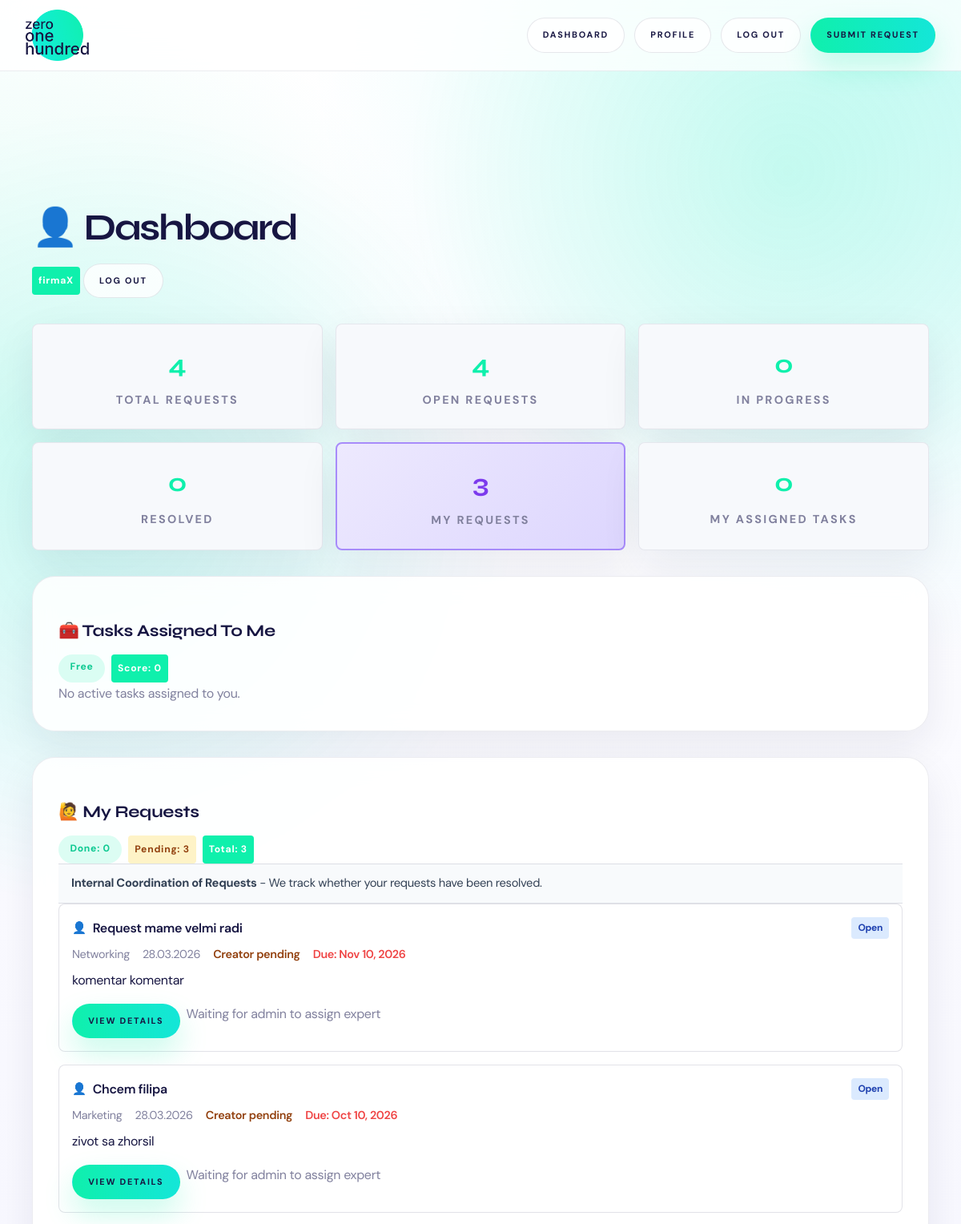
The page /dashboard/ (signed in, upper part) on the database as committed earlier.
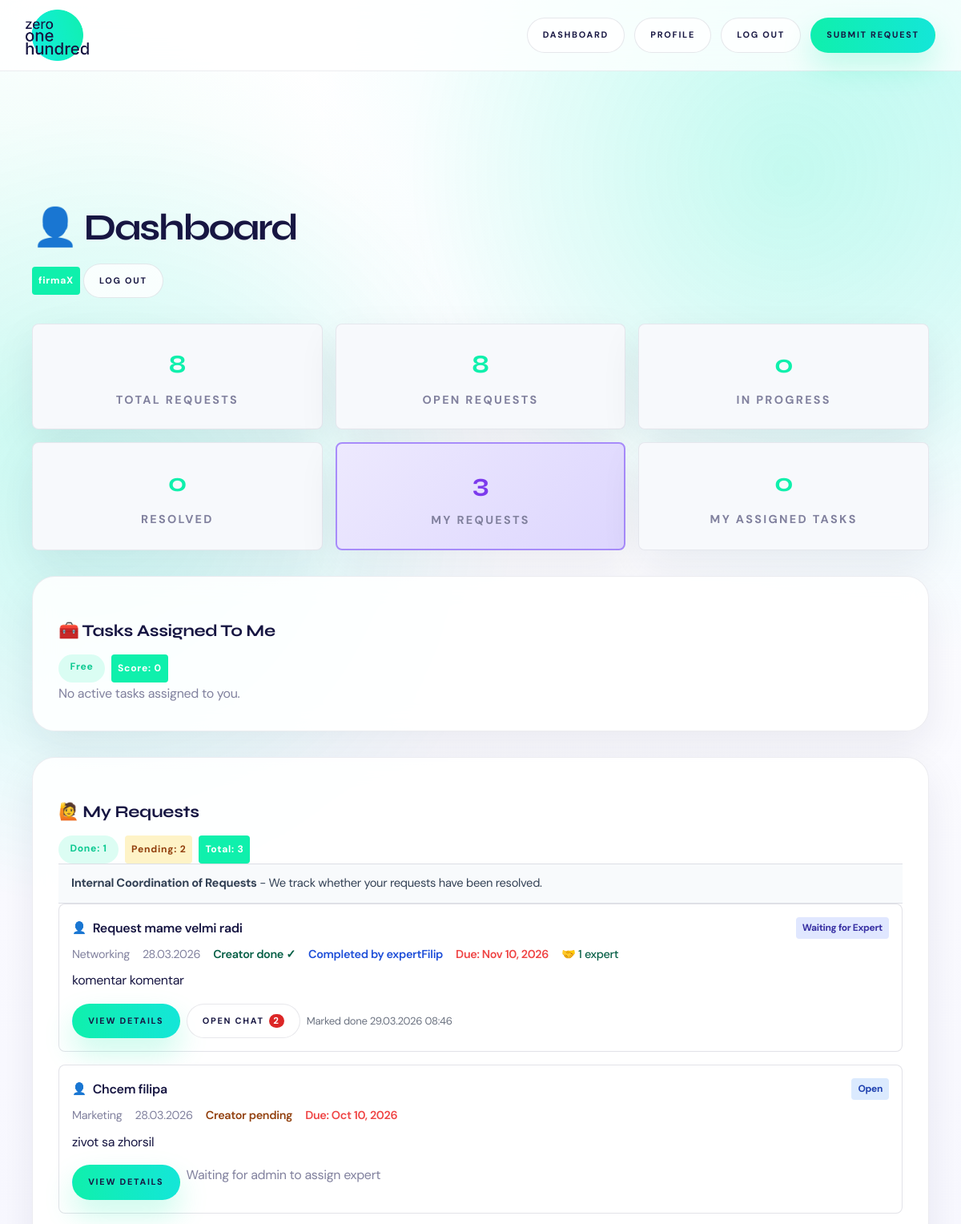
The same page on the database as committed later.
### server/models.py (models this page shows, shortened)
class Request(models.Model):
    STATUS_CHOICES = [
        ('open', 'Open'),
        ('in_review', 'In Review'),
        ('waiting_expert', 'Waiting for Expert'),
        ('in_progress', 'In Progress'),
        ('resolved', 'Resolved'),
        ('rejected', 'Rejected'),
    ]
    PRIORITY_CHOICES = [
        ('low', 'Low'),
        ('medium', 'Medium'),
        ('high', 'High'),
        ('critical', 'Critical'),
    ]
    REQUESTER_TYPE_CHOICES = [
        ('corporate', 'Corporate'),
        ('startup', 'Startup'),
        ('investor', 'Investor'),
        ('service_provider', 'Service Provider'),
        ('community_member', 'Community Member'),
    ]
    EXPERIENCE_LEVEL_CHOICES = [
        ('junior', 'Junior'),
        ('mid', 'Mid'),
        ('senior', 'Senior'),
        ('lead', 'Lead'),
    ]
    title = models.CharField(max_length=200)
    description = models.TextField()
    is_corporate = models.BooleanField(default=False)
    company_name = models.CharField(max_length=255, blank=True)
    company_email = models.EmailField(blank=True)
    due_date = models.DateField(null=True, blank=True)
    target_skills = models.ManyToManyField(Skill, blank=True, related_name='target_requests')
    required_languages = models.ManyToManyField(Language, blank=True, related_name='required_by_requests')
    target_experience = models.CharField(max_length=20, choices=EXPERIENCE_LEVEL_CHOICES, blank=True)
    requester_name = models.CharField(max_length=200)
    requester_email = models.EmailField()
    requester_phone = models.CharField(max_length=20, blank=True)
    requester_type = models.CharField(
        max_length=20,
        choices=REQUESTER_TYPE_CHOICES,
        default='community_member'
    )
    category = models.ForeignKey(Category, on_delete=models.SET_NULL, null=True)
    priority = models.CharField(
        max_length=20,
        choices=PRIORITY_CHOICES,
        default='medium'
    )
    status = models.CharField(
        max_length=20,
        choices=STATUS_CHOICES,
        default='open'
    )
    value_score = models.IntegerField(
        default=5,
        help_text='Impact score (1-10)'
    )
    reviewed_by = models.ForeignKey(
        User,
        on_delete=models.SET_NULL,
        null=True,
        blank=True,
        related_name='reviewed_requests'
    )
    review_notes = models.TextField(blank=True)
    submitted_by = models.ForeignKey(
        User,
        on_delete=models.SET_NULL,
        null=True,
        blank=True,
        related_name='submitted_requests'
    )
    assigned_experts = models.ManyToManyField(
        Expert,
        blank=True,
        related_name='assigned_requests'
    )
    offered_experts = models.ManyToManyField(
        Expert,
        blank=True,
        related_name='offered_requests',
        help_text='Experts who offered to help but are not assigned yet'
    )
    created_at = models.DateTimeField(auto_now_add=True)
    updated_at = models.DateTimeField(auto_now=True)
    is_resolved_by_creator = models.BooleanField(
        default=False,
        help_text='Whether the request creator has marked this as resolved/done'
    )
    creator_resolved_at = models.DateTimeField(
        null=True,
        blank=True,
        help_text='Timestamp when creator marked the request as done'
    )
    completed_by_expert = models.ForeignKey(
        Expert,
        on_delete=models.SET_NULL,
        null=True,
        blank=True,
        related_name='completed_requests',
        help_text='Expert selected by creator as the one who completed this request'
    )
    resolved_at = models.DateTimeField(null=True, blank=True)
    resolution_notes = models.TextField(blank=True)
    class Meta:
        ordering = ['-created_at']
    def get_category_display(self):
        if not self.category:
            return 'Uncategorized'
        return self.category.get_name_display()

class Category(models.Model):
    CATEGORY_CHOICES = [
        ('hiring', 'Hiring'),
        ('investment', 'Investment'),
        ('consulting', 'Consulting'),
        ('marketing', 'Marketing'),
        ('speaking', 'Speaking'),
        ('networking', 'Networking'),
        ('sales', 'Sales'),
        ('other', 'Other'),
    ]
    name = models.CharField(max_length=50, choices=CATEGORY_CHOICES, unique=True)
    description = models.TextField()
    icon = models.CharField(max_length=10, default='❓')
    class Meta:
        verbose_name_plural = "Categories"

class Expert(models.Model):
    AVAILABILITY_CHOICES = [
        ('high', 'High (daily)'),
        ('medium', 'Medium (weekly)'),
        ('low', 'Low (occasional)'),
    ]
    user = models.OneToOneField(User, on_delete=models.CASCADE)
    bio = models.TextField(blank=True)
    skills = models.ManyToManyField(Skill, blank=True, related_name='experts')
    languages = models.ManyToManyField(Language, blank=True, related_name='experts')
    work_experience = models.TextField(blank=True, help_text='Work experience highlights')
    rating = models.FloatField(default=0.0, help_text='Average user rating (0-5)')
    rating_count = models.IntegerField(default=0, help_text='Number of ratings')
    availability = models.CharField(
        max_length=20,
        choices=AVAILABILITY_CHOICES,
        default='medium'
    )
    is_busy = models.BooleanField(default=False, help_text='Whether expert is currently assigned to an active request')
    karma_points = models.IntegerField(default=0, help_text='Karma points earned for completed help')
    help_provided = models.IntegerField(default=0, help_text='Number of help contributions')
    profile_image = models.ImageField(upload_to='experts/', blank=True)
    created_at = models.DateTimeField(auto_now_add=True)

### server/views.py (the view, shortened to what this page needs)
# urls.py: path('dashboard/', views.dashboard, name='dashboard'),
@login_required
def dashboard(request):
    my_requests_qs = Request.objects.filter(submitted_by=request.user).prefetch_related('assigned_experts').order_by('-created_at')
    my_requests = list(my_requests_qs)
    my_pending_count = my_requests_qs.filter(is_resolved_by_creator=False).count()
    my_done_count = my_requests_qs.filter(is_resolved_by_creator=True).count()
    expert_assigned_tasks = []
    try:
        expert_profile = request.user.expert
        expert_assigned_tasks = list(
            expert_profile.assigned_requests.filter(status__in=ACTIVE_REQUEST_STATUSES)
            .select_related('category', 'submitted_by')
            .order_by('-created_at')
        )
    except Expert.DoesNotExist:
        expert_profile = None
    requests_for_you = []
    if expert_profile:
        expert_skill_ids = {skill.id for skill in expert_profile.skills.all()}
        expert_language_ids = {language.id for language in expert_profile.languages.all()}
        candidate_requests = list(
            Request.objects.filter(status__in=ACTIVE_REQUEST_STATUSES)
            .exclude(submitted_by=request.user)
            .exclude(assigned_experts=expert_profile)
            .select_related('category', 'submitted_by')
            .prefetch_related('target_skills', 'required_languages', 'assigned_experts', 'offered_experts')
            .distinct()
        )
        for req in candidate_requests:
            relevance_score = compute_request_relevance_for_expert(req, expert_skill_ids, expert_language_ids)
            if relevance_score is None:
                continue
            req.relevance_score = relevance_score
            requests_for_you.append(req)
        requests_for_you.sort(
            key=lambda req: (req.relevance_score, req.created_at.timestamp()),
            reverse=True,
        )
    request_ids_for_unread = {req.id for req in my_requests}
    request_ids_for_unread.update(req.id for req in expert_assigned_tasks)
    unread_counts = get_request_chat_unread_counts(request.user, list(request_ids_for_unread))
    for req in my_requests:
        req.request_chat_unread_count = unread_counts.get(req.id, 0)
    for req in expert_assigned_tasks:
        req.request_chat_unread_count = unread_counts.get(req.id, 0)
    stats = {
        'total_requests': Request.objects.count(),
        'open_requests': Request.objects.filter(status__in=['open', 'in_review', 'waiting_expert']).count(),
        'in_progress': Request.objects.filter(status='in_progress').count(),
        'resolved': Request.objects.filter(status='resolved').count(),
        'total_experts': Expert.objects.count(),
        'my_requests_count': my_requests_qs.count(),
        'my_pending_count': my_pending_count,
        'my_done_count': my_done_count,
        'my_assigned_tasks_count': len(expert_assigned_tasks),
    }
    return render(request, 'dashboard.html', {
        'requests_for_you': requests_for_you,
        'my_requests': my_requests,
        'expert_assigned_tasks': expert_assigned_tasks,
        'expert_profile': expert_profile,
        'stats': stats,
    })

### server/chat_utils.py (called while the page is built)
def is_company_account(user):
    return bool(user and user.is_authenticated and user.is_active and (user.is_staff or user.is_superuser))

### server/context_processors.py (called while the page is built)
def chat_nav_badge(request):
    user = getattr(request, 'user', None)
    if not user or not user.is_authenticated or not is_company_account(user):
        return {
            'chats_unread_count': 0,
            'chats_has_unread': False,
        }
    unread_count = get_unread_chat_count(user)
    return {
        'chats_unread_count': unread_count,
        'chats_has_unread': unread_count > 0,
    }

### server/views.py (called while the page is built)
def is_tier1(user):
    return bool(user and user.is_active and user.is_superuser)

def is_tier2(user):
    return bool(user and user.is_active and user.is_staff and not user.is_superuser)

### server/templates/dashboard.html (shortened to what the changed rows need)
{% extends "base.html" %}
{% block content %}
<div class="container">
    <section class="section">
        <div class="d-flex justify-between align-center mb-4">
            <h1>👤 Dashboard</h1>
        </div>
        <div class="stats stats-grid-{% if expert_profile %}6{% else %}5{% endif %} mb-4">
            <div class="stat-item">
                <div class="stat-number">{{ stats.total_requests }}</div>
                <div class="stat-label">Total Requests</div>
            </div>
            <div class="stat-item">
                <div class="stat-number">{{ stats.open_requests }}</div>
                <div class="stat-label">Open Requests</div>
            </div>
        </div>
        {% if my_requests %}
        <div class="card mb-4" id="my-requests">
            <div class="card-header d-flex justify-between align-center">
                <h3>🙋 My Requests</h3>
                <div class="coordination-summary">
                    <span class="badge badge-success">Done: {{ stats.my_done_count }}</span>
                    <span class="badge badge-warning">Pending: {{ stats.my_pending_count }}</span>
                    <span class="badge badge-primary">Total: {{ my_requests|length }}</span>
                </div>
            </div>
            <div class="card-subheader">
                <strong>Internal Coordination of Requests</strong> - We track whether your requests have been resolved.
            </div>
            <div class="card-body">
                <div class="requests-list">
                    {% for req in my_requests %}
                    <div class="request-item my-request-item">
                        <div class="request-header">
                            <div class="request-title">
                                <span class="my-req-indicator" title="Submitted by you">👤</span>
                                <a href="{% url 'request_detail' req.id %}">{{ req.title }}</a>
                            </div>
                            <div class="request-status status-{{ req.status }}">
                                {{ req.get_status_display }}
                            </div>
                        </div>
                        <div class="request-meta">
                            <span class="category">{{ req.get_category_display }}</span>
                            <span class="date">{{ req.created_at|date:"d.m.Y" }}</span>
                            {% if req.is_resolved_by_creator %}
                            <span class="creator-done">Creator done ✓</span>
                            {% if req.completed_by_expert %}
                            <span class="expert-completed">Completed by {{ req.completed_by_expert.user.get_full_name|default:req.completed_by_expert.user.username }}</span>
                            {% endif %}
                            {% else %}
                            <span class="creator-pending">Creator pending</span>
                            {% endif %}
                            {% if req.due_date %}
                            <span class="due-date">Due: {{ req.due_date|date:"M j, Y" }}</span>
                            {% endif %}
                            {% if req.assigned_experts.count > 0 %}
                            <span class="expert-count">🤝 {{ req.assigned_experts.count }} expert{{ req.assigned_experts.count|pluralize }}</span>
                            {% endif %}
                        </div>
                        <div class="request-description">
                            {{ req.description|truncatechars:150 }}
                        </div>
                        <div class="request-actions">
                            <a href="{% url 'request_detail' req.id %}" class="btn btn-sm btn-primary">View details</a>
                            {% if req.assigned_experts.count > 0 %}
                            <a href="{% url 'request_chat' req.id %}" class="btn btn-sm btn-outline nav-chat-btn">
                                Open chat
                                {% if req.request_chat_unread_count > 0 %}
                                <span class="chat-unread-badge">{{ req.request_chat_unread_count }}</span>
                                {% endif %}
                            </a>
                            {% endif %}
                            {% if not req.is_resolved_by_creator %}
                            <form method="post" action="{% url 'mark_request_done' req.id %}" class="inline">
                                {% if req.assigned_experts.count > 0 %}
                                <button type="submit" class="btn btn-sm btn-success">Mark as done</button>
                                {% else %}
                                <span class="text-muted">Waiting for admin to assign expert</span>
                                {% endif %}
                            </form>
                            {% else %}
                            <span class="done-at-label">Marked done {{ req.creator_resolved_at|date:"d.m.Y H:i" }}</span>
                            {% endif %}
                        </div>
                    </div>
                    {% endfor %}
                </div>
            </div>
        </div>
        {% endif %}
    </section>
</div>
{% endblock %}

Rows that differ between the two databases and show on the page:
changed Request "Request mame velmi radi": status "Open" → "Waiting for Expert"; completed_by_expert.user.get_full_name (not shown) → "expertFilip"; assigned_experts.count (not shown) → "1"; request_chat_unread_count (not shown) → "2"; creator_resolved_at (not shown) → "29.03.2026 08:46"; is_resolved_by_creator "Creator pending Waiting for admin to assign expert" → "Creator done ✓ Completed by Marked done"
Other text that changed with them:
{{ stats.total_requests }}: "4" → "8"
{{ stats.open_requests }}: "4" → "8"
{{ stats.my_done_count }}: "0" → "1"
{{ stats.my_pending_count }}: "3" → "2"
